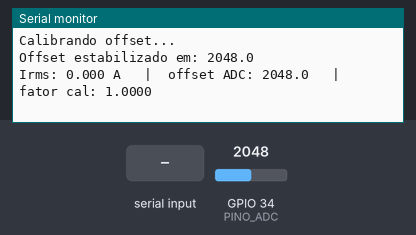
A sketch run on a simulated ESP32. Shown: the last lines printed to the serial monitor. Inputs (shaded band) come from the test bench; at power-on: GPIO 34 (PINO_ADC) = 2048 (analog values on the 0–4095 scale).

Above: at 2.5 s.
2.6 s: "cal \n" received over Serial
At 3.8 s:
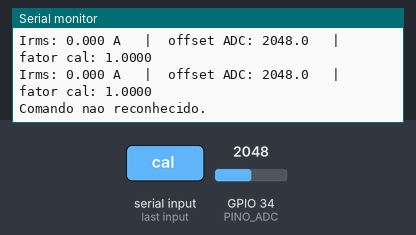
4.9 s: "cal 90\n" received over Serial
At 5.9 s:
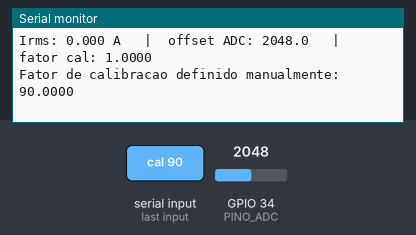
6.9 s: "cal ,45\n" received over Serial
At 7.9 s:
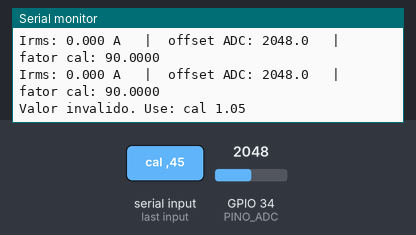
9.0 s: "auto 90\n" received over Serial
At 10.5 s:
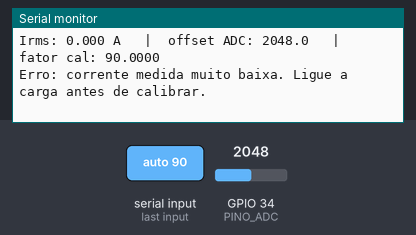
11.5 s: "auto ,45\n" received over Serial
At 12.6 s:
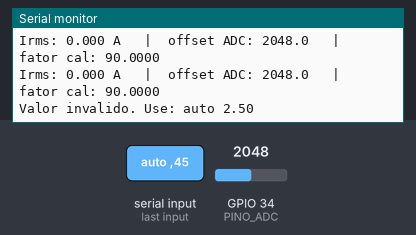
13.6 s: GPIO 34 (PINO_ADC) set to 2866
At 14.4 s:
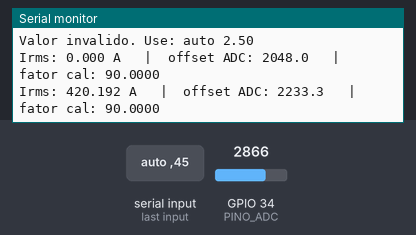
Timing chart, 0 to 16.1 s (numbered marks = the images above; inputs shaded):
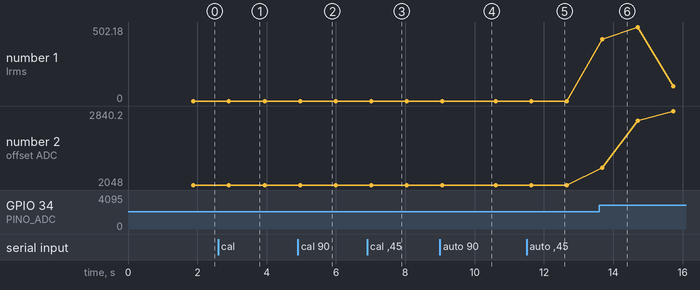

Measured:
- after the input at 2.6 s, the serial monitor: prints a new line after 0.81 s (image 1)
- after the input at 4.9 s, the serial monitor: prints a new line after 0.56 s (image 2)
- after the input at 6.9 s, the serial monitor: prints a new line after 0.61 s (image 3)
- after the input at 9.0 s, the serial monitor: prints a new line after 1.1 s (image 4)
- after the input at 11.5 s, the serial monitor: prints a new line after 0.64 s (image 5)
- after the input at 13.6 s, the serial monitor: prints a new line after 0.08 s (image 6)
- plotted number 1: 0 → 101.32 after the input at 13.6 s
- plotted number 2: 2048 → 2840.2 after the input at 13.6 s

The sketch:

sct013_esp32_teste.ino
```cpp
/*
  ============================================================
  Monitor de Corrente com SCT-013-020 + ESP32
  ============================================================
  - Leitura via ADC (GPIO34)
  - Filtro passa-alta adaptativo para remover o offset DC (~1,65V)
  - Cálculo de RMS por janela de amostras (várias ondas AC)
  - Calibração manual ou automática via comandos no Monitor Serial
  - Zona morta (deadband) para ignorar ruído quando não há carga

  Circuito:
    Tip (sinal)   -> GPIO34
    Sleeve (bias) -> ponto médio do divisor resistivo (2x 10k entre 3V3 e GND,
                     com capacitor 10uF entre o ponto médio e GND)

  Comandos no Monitor Serial (115200 baud):
    cal <valor>     -> define o fator de calibração manualmente (ex: cal 1.05)
    auto <A_real>   -> calibra automaticamente. Ligue uma carga com corrente
                        conhecida (medida com alicate amperímetro) e digite,
                        por exemplo: auto 2.50
    zero            -> refaz a calibração do offset DC (sem carga ligada)
  ============================================================
*/

#include <Arduino.h>

// ---------------- Configurações ----------------
const int   PINO_ADC            = 34;      // GPIO só-entrada, ideal para ADC
const float VREF                = 3.3;     // tensão de referência do ADC
const int   ADC_RES              = 4095;    // resolução 12 bits
const int   AMOSTRAS_POR_LEITURA = 2000;    // amostras por cálculo de RMS
const float RELACAO_SCT          = 20.0;    // SCT-013-020: 20A correspondem a 1V RMS na saída
const float ALPHA_OFFSET         = 0.0008;  // velocidade de adaptação do filtro de offset (bem lento)
const float CORRENTE_MINIMA      = 0.03;    // abaixo disso, considera ruído e zera (ajuste conforme seu ruído)
const int   ATRASO_AMOSTRAGEM_US = 150;     // intervalo entre amostras (define taxa de amostragem)

float fatorCalibracao = 1.0;                // multiplicador de calibração (ajustável)
float offsetDC;                              // valor médio (centro) do sinal, atualizado continuamente

void setup() {
  Serial.begin(115200);
  delay(300);

  analogReadResolution(12);
  analogSetPinAttenuation(PINO_ADC, ADC_11db); // permite ler até ~3,3V

  Serial.println();
  Serial.println("=== Monitor de Corrente SCT-013-020 ===");
  Serial.println("Comandos:");
  Serial.println("  cal <valor>    -> define fator de calibracao manualmente");
  Serial.println("  auto <A_real>  -> calibracao automatica com carga conhecida");
  Serial.println("  zero           -> refaz calibracao do offset (sem carga)");
  Serial.println();

  calibrarOffsetInicial();
}

void loop() {
  processarComandosSerial();

  float irms = calcularRMS();

  Serial.print("Irms: ");
  Serial.print(irms, 3);
  Serial.print(" A   |  offset ADC: ");
  Serial.print(offsetDC, 1);
  Serial.print("   |  fator cal: ");
  Serial.println(fatorCalibracao, 4);

  delay(500);
}

// ------------------------------------------------------------
// Calibração inicial do offset DC (executar sem carga conectada)
// ------------------------------------------------------------
void calibrarOffsetInicial() {
  Serial.println("Calibrando offset...");
  offsetDC = analogRead(PINO_ADC); // chute inicial

  // Fase 1: convergência rápida (alpha alto) por ~2s
  for (int i = 0; i < 4000; i++) {
    int leitura = analogRead(PINO_ADC);
    offsetDC += 0.05 * (leitura - offsetDC); // alpha bem maior aqui
    delayMicroseconds(ATRASO_AMOSTRAGEM_US);
  }

  Serial.print("Offset estabilizado em: ");
  Serial.println(offsetDC, 1);
}

// ------------------------------------------------------------
// Calcula o valor RMS da corrente, com filtro passa-alta adaptativo
// para remover deriva do offset DC (equivalente ao que a EmonLib faz)
// ------------------------------------------------------------
float calcularRMS() {
  double somaQuadrados = 0;

  for (int i = 0; i < AMOSTRAS_POR_LEITURA; i++) {
    int leitura = analogRead(PINO_ADC);

    // Filtro passa-alta: o offset "persegue" lentamente o valor médio do
    // sinal, filtrando ruído de baixa frequência e deriva térmica do bias
    offsetDC += ALPHA_OFFSET * (leitura - offsetDC);

    float valorCentralizado = leitura - offsetDC;
    somaQuadrados += (double)valorCentralizado * valorCentralizado;

    delayMicroseconds(ATRASO_AMOSTRAGEM_US);
  }

  float rmsADC     = sqrt(somaQuadrados / AMOSTRAS_POR_LEITURA);
  float rmsTensao  = (rmsADC / ADC_RES) * VREF;
  float rmsCorrente = rmsTensao * RELACAO_SCT * fatorCalibracao;

  // Zona morta: ignora ruído residual quando não há corrente real
  if (rmsCorrente < CORRENTE_MINIMA) rmsCorrente = 0.0;

  return rmsCorrente;
}

// ------------------------------------------------------------
// Processa comandos digitados no Monitor Serial
// ------------------------------------------------------------
void processarComandosSerial() {
  if (!Serial.available()) return;

  String cmd = Serial.readStringUntil('\n');
  cmd.trim();

  if (cmd.startsWith("cal ")) {
    float novoFator = cmd.substring(4).toFloat();
    if (novoFator > 0) {
      fatorCalibracao = novoFator;
      Serial.print("Fator de calibracao definido manualmente: ");
      Serial.println(fatorCalibracao, 4);
    } else {
      Serial.println("Valor invalido. Use: cal 1.05");
    }
  }
  else if (cmd.startsWith("auto ")) {
    float correnteReal = cmd.substring(5).toFloat();
    if (correnteReal > 0) {
      float correnteMedida = calcularRMS();
      float correnteBase = correnteMedida / fatorCalibracao; // valor "cru", sem o fator atual

      if (correnteBase > 0.001) {
        fatorCalibracao = correnteReal / correnteBase;
        Serial.print("Calibracao automatica concluida. Novo fator: ");
        Serial.println(fatorCalibracao, 4);
      } else {
        Serial.println("Erro: corrente medida muito baixa. Ligue a carga antes de calibrar.");
      }
    } else {
      Serial.println("Valor invalido. Use: auto 2.50");
    }
  }
  else if (cmd == "zero") {
    calibrarOffsetInicial();
  }
  else if (cmd.length() > 0) {
    Serial.println("Comando nao reconhecido.");
  }
}
```
